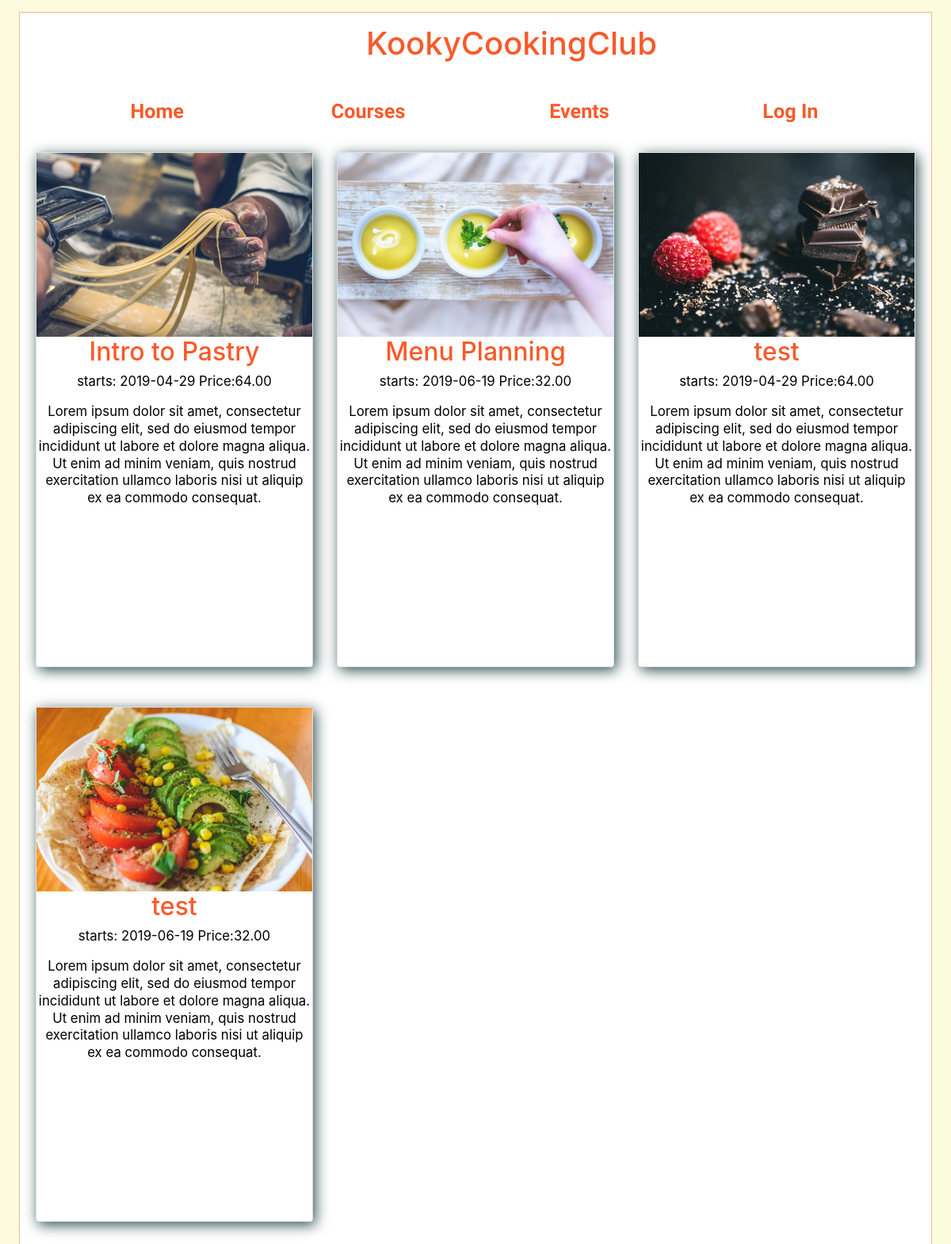
Screenshot of /Courses.php with the database file from the repository.
### tables this page shows
CREATE TABLE IF NOT EXISTS `Courses` (
  `course_id` INT NOT NULL auto_increment,
  `course_name` VARCHAR(45) NOT NULL,
  `date` date NOT NULL,
  `price` DECIMAL(10,2) NOT NULL,
  `description` VARCHAR(255) NULL,
  `availability` ENUM('yes', 'no') DEFAULT 'yes',
  `image_path` VARCHAR(255) NULL,
  PRIMARY KEY (`course_id`));

### Courses.php (the view, shortened to what this page needs)
<?php
include ('CONFIG/connection.php');
?>
<!DOCTYPE html>
<html lang="en">
    <head>
        <link href="https://stackpath.bootstrapcdn.com/bootstrap/4.3.1/css/bootstrap.min.css" rel="stylesheet">
        <link rel="stylesheet" href="styles/main.css">
    <h1 id="heading">KookyCookingClub</h1>
</head>
<body>
    <nav id="nav_menu">
        <ul>
            <li><a href="Index.php">Home</a></li>
            <li><a href="Courses.php">Courses</a></li>
            <li><a href="Events.php">Events</a></li>
            <?php if (isset($_SESSION["user_name"])) { ?>
                <li ><a href="Profile.php">Profile</a></li>
                <?php
            } else if (isset($_SESSION["admin_user"])) {
                ?>
                <li><a href=AdminProfile.php>Profile</a></li>
                <?php
            } else {
                ?>
                <li><a href="Login.html">Log In</a></li>
                <?php
            }
            ?>
        </ul>
    </nav>
            <?php
            @$db = new mysqli($DBServer, $DBUser, $DBPass, $DBName);
            $sql = "SELECT * FROM Courses WHERE availability = 'yes'";
            $result = $db->query($sql);
            ?>
    <main id="courses">
        <div class="container">
            <div class="row">
                <div class="col-sm-12">
                    <div class="row">
<?php
if ($result->num_rows > 0) {
    while ($row = $result->fetch_assoc()) {
        ?>
                                <div class="col-sm-4">
                                    <div class="card">
                                        <img src="<?php echo $row['image_path']; ?>" />
                                        <h2><?php echo $row['course_name']; ?></h2>
                                        <p>starts: <?php echo $row['date']; ?> Price:<?php echo $row['price']; ?></p>
                                        <p><?php echo $row['description']; ?></p>
                                    </div>
                                </div>
        <?php
    }
};
?>
                    </div>
                </div>
            </div>
        </div>
    </main>
</body>
</html>

### styles/main.css (style rules this page uses)
html { background-color: #fcfbde; }
body { width: 96%; background-color: white; background-size: cover; background-position-y: -480px; margin: 15px auto; padding: 15px 0; border: 1px solid #f9b590; }
p { font-size: 1.05em; line-height: 130%; color: black; }
a { font-weight: bold; text-decoration: none; }
a:link, a:visited { color: darkred; }
h2 { color:#f95a2a }
#nav_menu ul { font-family: Constantia, "Lucida Bright", "DejaVu Serif", Georgia, serif; font-weight: bold; font-size: large; width: 100%; text-align: center; list-style-type: none; position: relative; height: 40px; padding-top: 1em; padding-bottom: 2.5em; margin: 25px 0; }
#nav_menu ul li { float: left; margin-bottom: 1.5em; }
#nav_menu ul li a { font-size: 1.4em; background-color: white; color: #f95a2a; text-align: center; font-family: 'Indie Flower', cursive; transition: color ease-in-out 0.3s; text-shadow: 1px -1px 1px #ffffff; }
#nav_menu ul li { width: 24%; }
#heading { margin-left:38%; color:#f95a2a; font-family: -apple-system,BlinkMacSystemFont,"Segoe UI",Roboto,"Helvetica Neue",Arial,"Noto Sans",sans-serif,"Apple Color Emoji","Segoe UI Emoji","Segoe UI Symbol","Noto Color Emoji"; font-size: 2.5rem; margin-bottom: .5em; font-weight: 500; line-height: 1.2; margin-top: 0; }
* { box-sizing: border-box; }
.card img { object-fit: cover; }
.card { text-align: center; box-shadow: 3px 4px 17px darkslategray; margin-bottom: 50px; min-height: 650px; }

### rows the page displays
courses: image_path (picture), course_name "Intro to Pastry", date "2019-04-29", price "64.00", description "Lorem ipsum dolor sit amet, consectetur adipiscing elit, sed do eiusmod tempor incididunt ut labore et dolore magna aliqua. Ut enim ad minim veniam, quis nostrud exercitation ullamco laboris nisi ut aliquip ex ea commodo consequat."
courses: image_path (picture), course_name "Menu Planning", date "2019-06-19", price "32.00", description "Lorem ipsum dolor sit amet, consectetur adipiscing elit, sed do eiusmod tempor incididunt ut labore et dolore magna aliqua. Ut enim ad minim veniam, quis nostrud exercitation ullamco laboris nisi ut aliquip ex ea commodo consequat."
courses: image_path (picture), course_name "test", date "2019-04-29", price "64.00", description "Lorem ipsum dolor sit amet, consectetur adipiscing elit, sed do eiusmod tempor incididunt ut labore et dolore magna aliqua. Ut enim ad minim veniam, quis nostrud exercitation ullamco laboris nisi ut aliquip ex ea commodo consequat."
courses: image_path (picture), course_name "test", date "2019-06-19", price "32.00", description "Lorem ipsum dolor sit amet, consectetur adipiscing elit, sed do eiusmod tempor incididunt ut labore et dolore magna aliqua. Ut enim ad minim veniam, quis nostrud exercitation ullamco laboris nisi ut aliquip ex ea commodo consequat."
